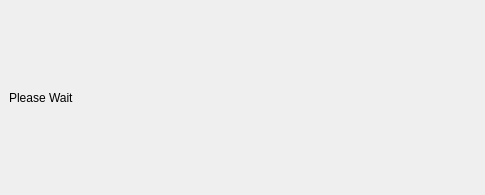
<?xml version="1.0" encoding="UTF-8"?>
<ui version="4.0">
 <class>MainWindow</class>
 <widget class="QMainWindow" name="MainWindow">
  <property name="geometry">
   <rect>
    <x>0</x>
    <y>0</y>
    <width>485</width>
    <height>195</height>
   </rect>
  </property>
  <property name="windowTitle">
   <string>MainWindow</string>
  </property>
  <property name="styleSheet">
   <string notr="true">font: 18pt &quot;MS Shell Dlg 2&quot;;</string>
  </property>
  <widget class="QWidget" name="centralwidget">
   <layout class="QVBoxLayout" name="verticalLayout">
    <item>
     <widget class="QLabel" name="label">
      <property name="text">
       <string>Please Wait</string>
      </property>
     </widget>
    </item>
   </layout>
  </widget>
 </widget>
 <resources/>
 <connections/>
</ui>
